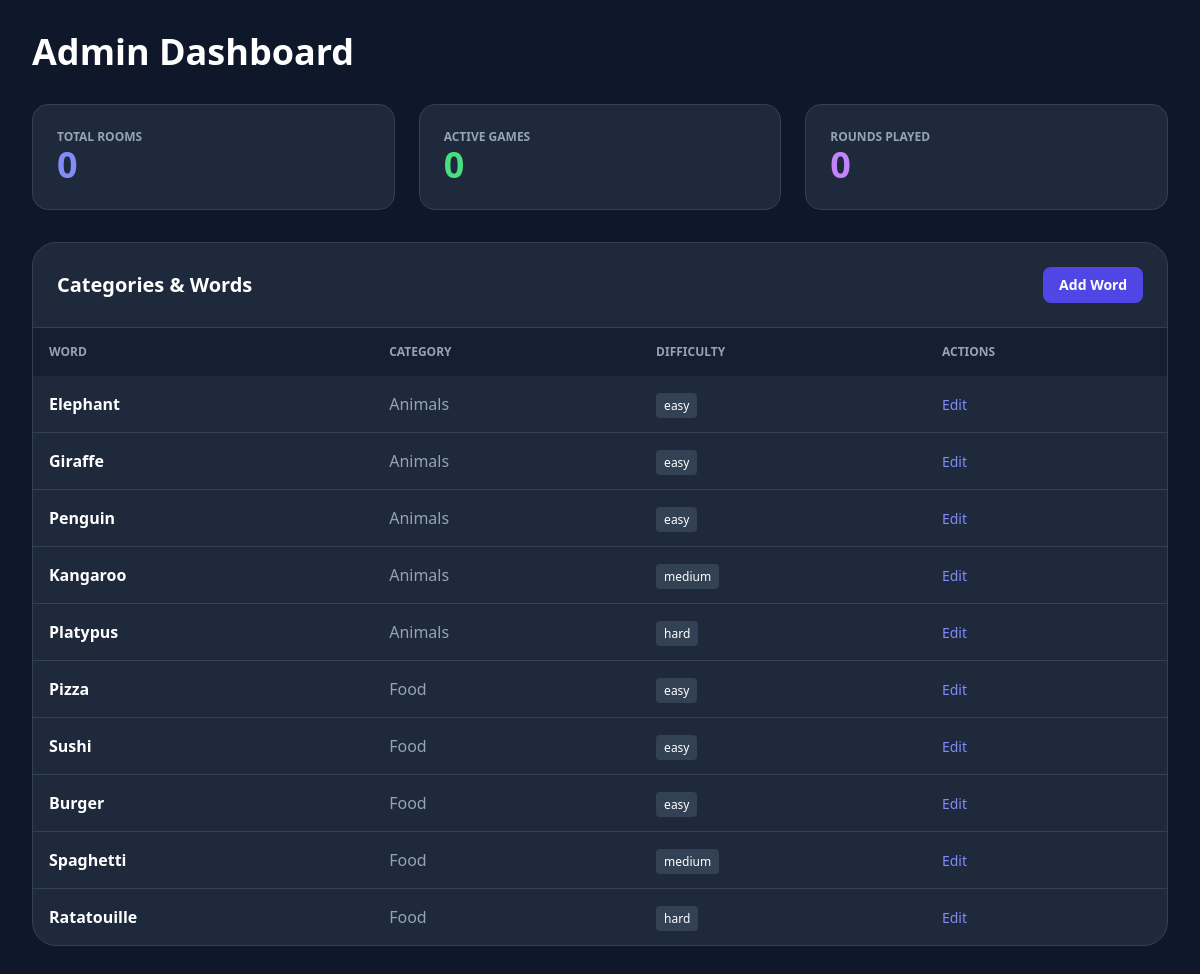
Screenshot of /admin/dashboard.php with the database file from the repository.
### tables this page shows
CREATE TABLE IF NOT EXISTS `words` (
    `id` INT AUTO_INCREMENT PRIMARY KEY,
    `category_id` INT NOT NULL,
    `word` VARCHAR(100) NOT NULL,
    `difficulty` ENUM('easy', 'medium', 'hard') DEFAULT 'easy',
    `status` ENUM('active', 'inactive') DEFAULT 'active',
    `created_at` TIMESTAMP DEFAULT CURRENT_TIMESTAMP,
    FOREIGN KEY (`category_id`) REFERENCES `categories`(`id`) ON DELETE CASCADE,
    INDEX `idx_cat_diff` (`category_id`, `difficulty`),
    INDEX `idx_status` (`status`)
);

CREATE TABLE IF NOT EXISTS `categories` (
    `id` INT AUTO_INCREMENT PRIMARY KEY,
    `name` VARCHAR(50) NOT NULL,
    `status` ENUM('active', 'inactive') DEFAULT 'active',
    `created_at` TIMESTAMP DEFAULT CURRENT_TIMESTAMP,
    INDEX `idx_status` (`status`)
);

### admin/dashboard.php (the view, shortened to what this page needs)
<?php
$db = Database::getInstance();
$roomCount = $db->query("SELECT COUNT(*) FROM rooms")->fetchColumn();
$activeRooms = $db->query("SELECT COUNT(*) FROM rooms WHERE status != 'finished'")->fetchColumn();
$totalRounds = $db->query("SELECT COUNT(*) FROM rounds")->fetchColumn();
?>
<!DOCTYPE html>
<html lang="en">
<head>
    <script src="https://cdn.tailwindcss.com"></script>
</head>
<body class="bg-slate-900 text-white p-8">
    <div class="max-w-6xl mx-auto space-y-8">
        <h1 class="text-4xl font-black">Admin Dashboard</h1>
        <div class="grid grid-cols-3 gap-6">
            <div class="bg-slate-800 p-6 rounded-2xl border border-slate-700">
                <p class="text-slate-400 font-bold uppercase text-xs">Total Rooms</p>
                <p class="text-4xl font-black text-indigo-400"><?= $roomCount ?></p>
            </div>
            <div class="bg-slate-800 p-6 rounded-2xl border border-slate-700">
                <p class="text-slate-400 font-bold uppercase text-xs">Active Games</p>
                <p class="text-4xl font-black text-green-400"><?= $activeRooms ?></p>
            </div>
            <div class="bg-slate-800 p-6 rounded-2xl border border-slate-700">
                <p class="text-slate-400 font-bold uppercase text-xs">Rounds Played</p>
                <p class="text-4xl font-black text-purple-400"><?= $totalRounds ?></p>
            </div>
        </div>
        <div class="bg-slate-800 rounded-3xl overflow-hidden border border-slate-700">
            <div class="p-6 border-b border-slate-700 flex justify-between items-center">
                <h2 class="text-xl font-bold">Categories & Words</h2>
                <button class="bg-indigo-600 px-4 py-2 rounded-lg font-bold text-sm">Add Word</button>
            </div>
            <table class="w-full text-left">
                <thead class="bg-slate-900/50 text-slate-400 text-xs uppercase">
                    <tr>
                        <th class="p-4">Word</th>
                        <th class="p-4">Category</th>
                        <th class="p-4">Difficulty</th>
                        <th class="p-4">Actions</th>
                    </tr>
                </thead>
                <tbody class="divide-y divide-slate-700">
                    <?php
                    $words = $db->query("SELECT w.*, c.name as cat_name FROM words w JOIN categories c ON w.category_id = c.id LIMIT 10")->fetchAll();
                    foreach ($words as $w): ?>
                    <tr>
                        <td class="p-4 font-bold"><?= $w['word'] ?></td>
                        <td class="p-4 text-slate-400"><?= $w['cat_name'] ?></td>
                        <td class="p-4"><span class="px-2 py-1 rounded text-xs bg-slate-700"><?= $w['difficulty'] ?></span></td>
                        <td class="p-4"><button class="text-indigo-400 text-sm">Edit</button></td>
                    </tr>
                    <?php endforeach; ?>
                </tbody>
            </table>
        </div>
    </div>
</body>
</html>

### rows the page displays
words: word "Elephant", category.name "Animals", difficulty "easy"
words: word "Giraffe", category.name "Animals", difficulty "easy"
words: word "Penguin", category.name "Animals", difficulty "easy"
words: word "Kangaroo", category.name "Animals", difficulty "medium"
words: word "Platypus", category.name "Animals", difficulty "hard"
words: word "Pizza", category.name "Food", difficulty "easy"
words: word "Sushi", category.name "Food", difficulty "easy"
words: word "Burger", category.name "Food", difficulty "easy"
words: word "Spaghetti", category.name "Food", difficulty "medium"
words: word "Ratatouille", category.name "Food", difficulty "hard"

### other values shown
$roomCount "0"
$activeRooms "0"
$totalRounds "0"
